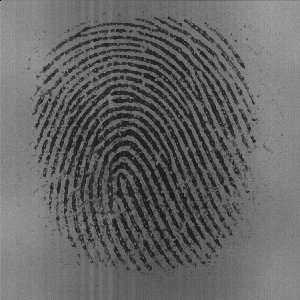
%> input picture 大三上/数图/大作业一/data/输入/23_2.bmp, 300 x 300 px
$ octave fg2.m   (GNU Octave 9; MATLAB toolbox functions it lacks are replaced by stand-ins)
%> lines starting %> are read from the running program, lines starting %| are printed output that depends on the picture; in (x1, y1, x2, y2) boxes, pixels count from 0 and x2, y2 are one past the last pixel; in counts of white or black regions, pixels touching at a corner belong together; the program's own positions count from 1
%读入图片
I=imread('..\data\输入\23_2.bmp');
%> I is the input picture: size 300x300 uint8; min 1, max 167, mean 101.6
%如果是彩色，转灰度
if numel(size(I))==3
    I=rgb2gray(I);
end
% imshow(I);
I=im2double(I);
%> I: size 300x300 double
%长宽
[r,c]=size(I);
%> r = 300; c = 300
imshow(I);

%补全边界
rn=ceil(r/8);
%> rn = 38
cn=ceil(c/8);
%> cn = 38
Ip=I;  %补全图片
if 8*rn>r
    wr=ones([8*rn-r,c]);
    Ip=[Ip;wr];
end
if 8*cn>c
    wc=ones([8*rn,8*cn-c]);
    Ip=[Ip,wc];
%> Ip: size 304x304 double
end
%白边拼接
w1=ones([12,8*cn+24]);
w2=ones([8*rn,12]);
Ip=[w1;w2,Ip,w2;w1];
%> Ip: size 328x328 double

Id=zeros([32*rn,32*cn]);  %存放dft图像
flag=zeros([8*rn,8*cn]);  %是否是指纹区域
Iang=zeros([rn,cn]);  %存角度
If=zeros([rn,cn]);  %频率图
Ifilt=zeros(size(Ip));  %存滤波后指纹

for i=1:rn
    for j=1:cn
        icrop=imcrop(Ip,[8*(j-1)+1,8*(i-1)+1,31,31]);  %切割
        iabs=abs(fftshift(fft2(icrop)));  %计算dft
        [x,y]=find(iabs==max(max(iabs)));  %去掉中心直流
        iabs(x,y)=0;
        [x,y]=find(iabs==max(max(iabs)));  %找最大两个值
        if size(x,1)==2
            %频率（距中心距离）
            dis=(sqrt((x(1)-16.5)^2+(y(1)-16.5)^2)+sqrt((x(1)-16.5)^2+(y(1)-16.5)^2))/2;
            if dis<14.5086 && dis>0.708 && (dis<1.5811 || dis>1.5812)%认为是指纹区域
                io=ones(32,32);
                io(x(1),y(1))=0;
                io(x(2),y(2))=0;
                Id(32*(i-1)+1:32*i,32*(j-1)+1:32*j)=io;
                %计算角度
                if (x(1)<17&&y(1)<17)||(x(2)<17&&y(2)<17)
                    flag(i,j)=1;
                    Iang(rn-i+1,j)=atan(abs(y(2)-y(1))/abs(x(2)-x(1)));
                else
                    flag(i,j)=2;
                    Iang(rn-i+1,j)=pi-atan(abs(y(2)-y(1))/abs(x(2)-x(1)));
                end
                If(i,j)=dis;
            end
        end
    end
end
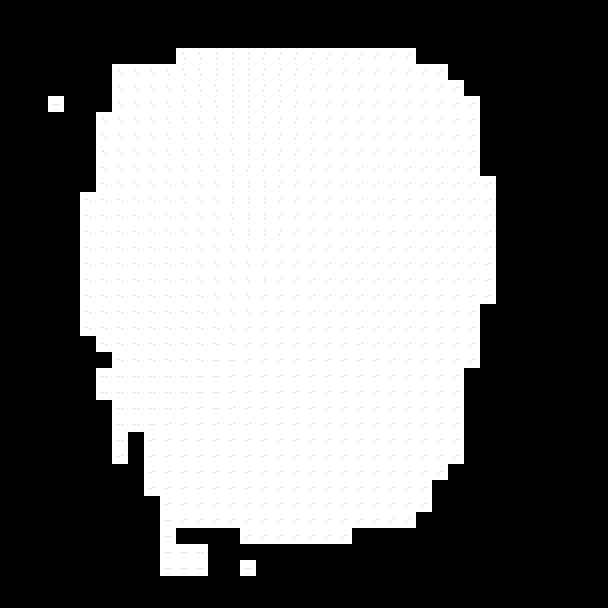
%> Id: size 1216x1216 double (shown at 1/2 size); values 0 (black) and 1 (white), 48.3% white; 3 white regions, box (x1, y1, x2, y2) and area: (160, 96, 992, 1152) 712334, (96, 192, 128, 224) 1022, (480, 1120, 512, 1152) 1022
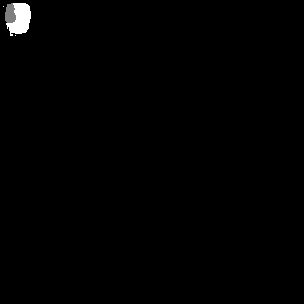
%> flag: size 304x304 double; min 0, max 2, mean 0.0133; drawn with min black and max white
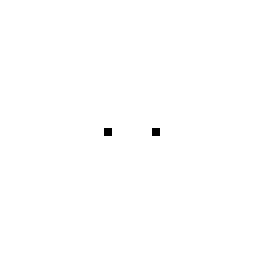
%> io: size 32x32 double (shown 8 times larger); values 0 (black) and 1 (white), 99.8% white; black in thin lines or dots, all inside (x1, y1, x2, y2) = (13, 16, 20, 17)
%> after the loop, dis = 0.707

iw=zeros([8,8]);
%前景图
for i=1:rn
    for j=1:cn
        if flag(i,j)==0
            I(8*(i-1)+1:8*i,8*(j-1)+1:8*j)=iw;
        end
    end
end
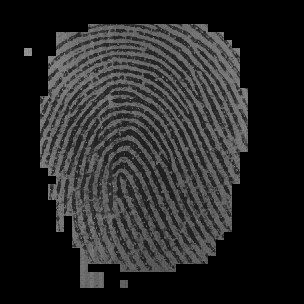
%> I: size 304x304 double; min 0, max 0.596, mean 0.15
figure;
imshow(I);

%dft幅度图
% figure(1);
% imshow(Id);

%频率图
%平滑
fun1 = @(x) mean2(x);
I_f = nlfilter(If,[3 3],fun1);
If=1.-If./(max(max(If)));
figure(2);
imshow(If);
figure(3);
imshow(1.-I_f./(max(max(I_f))));

%方向图
figure(4);
[x,y]=meshgrid(1:cn,1:rn);
h=quiver(x,y,cos(Iang),sin(Iang));
set(h,'ShowArrowHead','off')
%平滑
Ia=Iang.*2;
Ias=sin(Ia);
Iac=cos(Ia);
gsf=fspecial('Gaussian',[3,3],3);
Ias = imfilter(Ias,gsf,'replicate');
Iac = imfilter(Iac,gsf,'replicate');
Ia=atan2(Ias,Iac)/2;
figure(5);
[x,y]=meshgrid(1:cn,1:rn);
h=quiver(x,y,cos(Ia),sin(Ia));
set(h,'ShowArrowHead','off')

%陷波滤波
Ifilt1=zeros(size(Ip));
for i=1:rn
    for j=1:cn
        if flag(i,j)~=0
            icrop=imcrop(Ip,[8*(j-1)+1,8*(i-1)+1,31,31]);  %切割
            iabs=(fftshift(fft2(icrop)));  %计算dft
            if flag(i,j)==1
                x1=floor(16.5-abs(I_f(i,j)*cos(pi/2-Ia(rn-i+1,j)))+0.5);
                y1=floor(16.5-abs(I_f(i,j)*sin(pi/2-Ia(rn-i+1,j)))+0.5);
            else
                x1=floor(16.5-abs(I_f(i,j)*cos(Ia(rn-i+1,j)-pi/2))+0.5);
                y1=floor(16.5+abs(I_f(i,j)*sin(Ia(rn-i+1,j)-pi/2))+0.5);
            end
            p = [x1 y1];
            H = ones(size(iabs));
            [DX, DY] = meshgrid(1:32,1:32);
            D0 = 4;
            n = 250;
            D1 = sqrt((DX-p(1)).^2+(DY-p(2)).^2);
            D2 = sqrt((DX-32-2+p(1)).^2+(DY-32-2+p(2)).^2);
            H1 = 1./(1+(D0./D1).^(2*n));
            H2 = 1./(1+(D0./D2).^(2*n));
            H = H.*H1.*H2;
            H(17,17)=0;

            iabs = (1-H).*iabs;
            g = real(ifft2(ifftshift(iabs)));
            Ifilt1(8*(i-1)+1:8*i,8*(j-1)+1:8*j)=imcrop(g,[13,13,7,7]);
        end
    end
end
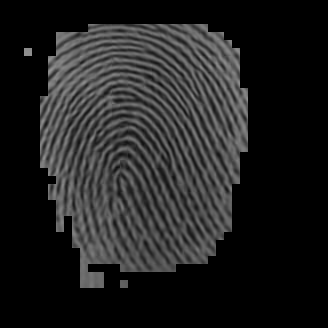
%> Ifilt1: size 328x328 double; min 0, max 0.582, mean 0.129
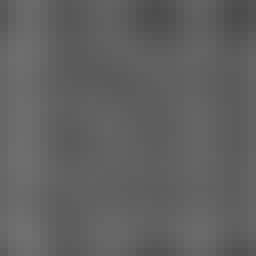
%> g: size 32x32 double (shown 8 times larger); min 0.301, max 0.439, mean 0.381
%> after the loop, D0 = 4; n = 250; p = [17 17]; x1 = 17; y1 = 17
figure;
Ifilt1=imcrop(Ifilt1,[1,1,c-1,r-1]);
%> Ifilt1: size 300x300 double
% Ifilt1=imbinarize(Ifilt1,0.35);
Ifilt1 = imbinarize(Ifilt1,'adaptive','ForegroundPolarity','dark','Sensitivity',0.55);
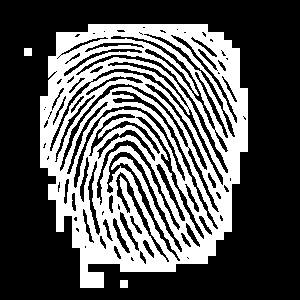
%> Ifilt1: size 300x300 logical; 34.7% white; 3 white regions, box (x1, y1, x2, y2) and area: (40, 24, 248, 288) 31128, (24, 48, 32, 56) 64, (120, 280, 128, 288) 64
imshow(Ifilt1);

%gabor
Ifilt2=zeros(size(Ip));
for i=1:rn
    for j=1:cn
        icrop=imcrop(Ip,[8*(j-1)+1,8*(i-1)+1,31,31]);  %切割
        if flag(i,j)~=0
            if I_f(i,j)>=2
            wavelength = I_f(i,j)*2;
            orientation = Ia(rn-i+1,j)*180/pi+90;
%> (the run ends here)
